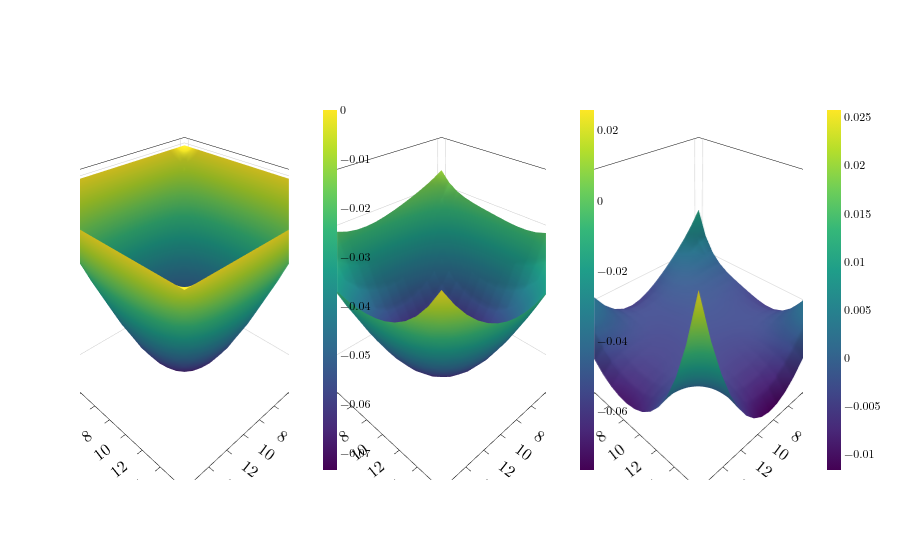

Here is the notebook cell this chart was saved with:
### Markdown cell above
Now we compare with a reference solution:

### Code cell
layout = pde_pipeline.visualize(model.output_ports[0], 
                             plot_type=qewton.viz.MeshSurfacePlot, 
                             plot_kwargs={"z": U})
qewton.viz.Figure(layout).show()

### Figure 1 — Plotly figure (JSON) as saved in the notebook; plotly's stock layout.template omitted (floating-point values rounded to 4 significant figures; data arrays with more than 128 entries replaced by an {"elided": "..."} marker saying what was removed)
{"data": [{"colorbar": {"len": 1, "thickness": 14, "thicknessmode": "pixels", "x": 0.3222, "y": 0.5}, "colorscale": [[0, "#440154"], [0.1111, "#482878"], [0.2222, "#3e4989"], [0.3333, "#31688e"], [0.4444, "#26828e"], [0.5556, "#1f9e89"], [0.6667, "#35b779"], [0.7778, "#6ece58"], [0.8889, "#b5de2b"], [1, "#fde725"]], "scene": "scene", "showscale": true, "type": "surface", "z": {"elided": "17x17 float values"}}, {"colorbar": {"len": 1, "thickness": 14, "thicknessmode": "pixels", "x": 0.6778, "y": 0.5}, "colorscale": [[0, "#440154"], [0.1111, "#482878"], [0.2222, "#3e4989"], [0.3333, "#31688e"], [0.4444, "#26828e"], [0.5556, "#1f9e89"], [0.6667, "#35b779"], [0.7778, "#6ece58"], [0.8889, "#b5de2b"], [1, "#fde725"]], "scene": "scene2", "showscale": true, "type": "surface", "z": {"elided": "17x17 float values"}}, {"colorbar": {"len": 1, "thickness": 14, "thicknessmode": "pixels", "x": 1.02, "y": 0.5}, "colorscale": [[0, "#440154"], [0.1111, "#482878"], [0.2222, "#3e4989"], [0.3333, "#31688e"], [0.4444, "#26828e"], [0.5556, "#1f9e89"], [0.6667, "#35b779"], [0.7778, "#6ece58"], [0.8889, "#b5de2b"], [1, "#fde725"]], "scene": "scene3", "showscale": true, "type": "surface", "z": {"elided": "17x17 float values"}}], "layout": {"font": {"color": "black", "family": "Latin Modern Roman, CMU Serif, Georgia, serif", "size": 12}, "legend": {"bgcolor": "white", "bordercolor": "black", "borderwidth": 1}, "paper_bgcolor": "white", "plot_bgcolor": "white", "scene": {"bgcolor": "white", "domain": {"x": [0, 0.2889], "y": [0, 1]}, "xaxis": {"backgroundcolor": "white", "gridcolor": "#cccccc", "linecolor": "black", "mirror": true, "showbackground": true, "showgrid": false, "showline": true, "tickcolor": "black", "tickfont": {"color": "black", "size": 14}, "ticks": "outside", "title": {"text": "$x_1$"}, "type": "linear", "zerolinecolor": "#cccccc"}, "yaxis": {"backgroundcolor": "white", "gridcolor": "#cccccc", "linecolor": "black", "mirror": true, "showbackground": true, "showgrid": false, "showline": true, "tickcolor": "black", "tickfont": {"color": "black", "size": 14}, "ticks": "outside", "title": {"text": "$x_2$"}, "type": "linear", "zerolinecolor": "#cccccc"}, "zaxis": {"backgroundcolor": "white", "gridcolor": "#cccccc", "linecolor": "black", "mirror": true, "showbackground": true, "showgrid": false, "showline": true, "tickcolor": "black", "tickfont": {"color": "black", "size": 14}, "ticks": "outside", "title": {"font": {"color": "black", "size": 14}}, "zerolinecolor": "#cccccc"}}, "scene2": {"bgcolor": "white", "domain": {"x": [0.3556, 0.6444], "y": [0, 1]}, "xaxis": {"backgroundcolor": "white", "gridcolor": "#cccccc", "linecolor": "black", "mirror": true, "showbackground": true, "showgrid": false, "showline": true, "tickcolor": "black", "tickfont": {"color": "black", "size": 14}, "ticks": "outside", "title": {"text": "$x_1$"}, "type": "linear", "zerolinecolor": "#cccccc"}, "yaxis": {"backgroundcolor": "white", "gridcolor": "#cccccc", "linecolor": "black", "mirror": true, "showbackground": true, "showgrid": false, "showline": true, "tickcolor": "black", "tickfont": {"color": "black", "size": 14}, "ticks": "outside", "title": {"text": "$x_2$"}, "type": "linear", "zerolinecolor": "#cccccc"}, "zaxis": {"backgroundcolor": "white", "gridcolor": "#cccccc", "linecolor": "black", "mirror": true, "showbackground": true, "showgrid": false, "showline": true, "tickcolor": "black", "tickfont": {"color": "black", "size": 14}, "ticks": "outside", "title": {"font": {"color": "black", "size": 14}}, "zerolinecolor": "#cccccc"}}, "scene3": {"bgcolor": "white", "domain": {"x": [0.7111, 1], "y": [0, 1]}, "xaxis": {"backgroundcolor": "white", "gridcolor": "#cccccc", "linecolor": "black", "mirror": true, "showbackground": true, "showgrid": false, "showline": true, "tickcolor": "black", "tickfont": {"color": "black", "size": 14}, "ticks": "outside", "title": {"text": "$x_1$"}, "type": "linear", "zerolinecolor": "#cccccc"}, "yaxis": {"backgroundcolor": "white", "gridcolor": "#cccccc", "linecolor": "black", "mirror": true, "showbackground": true, "showgrid": false, "showline": true, "tickcolor": "black", "tickfont": {"color": "black", "size": 14}, "ticks": "outside", "title": {"text": "$x_2$"}, "type": "linear", "zerolinecolor": "#cccccc"}, "zaxis": {"backgroundcolor": "white", "gridcolor": "#cccccc", "linecolor": "black", "mirror": true, "showbackground": true, "showgrid": false, "showline": true, "tickcolor": "black", "tickfont": {"color": "black", "size": 14}, "ticks": "outside", "title": {"font": {"color": "black", "size": 14}}, "zerolinecolor": "#cccccc"}}, "showlegend": true, "title": {"font": {"color": "black", "size": 20}}, "uirevision": true, "xaxis": {"gridcolor": "#cccccc", "linecolor": "black", "mirror": true, "showgrid": false, "showline": true, "tickcolor": "black", "tickfont": {"color": "black", "size": 14}, "ticks": "outside", "title": {"font": {"color": "black", "size": 14}}, "zerolinecolor": "#cccccc"}, "yaxis": {"gridcolor": "#cccccc", "linecolor": "black", "mirror": true, "showgrid": false, "showline": true, "tickcolor": "black", "tickfont": {"color": "black", "size": 14}, "ticks": "outside", "title": {"font": {"color": "black", "size": 14}}, "zerolinecolor": "#cccccc"}}}
